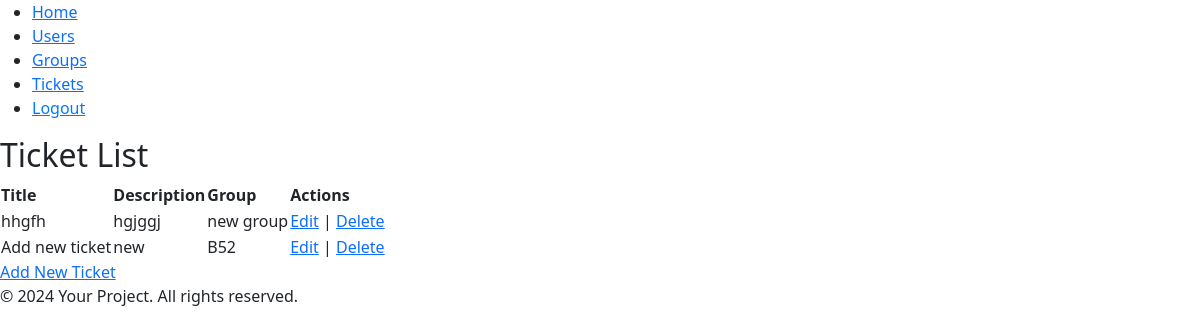
The page /tickets/ (signed in) on the database as committed earlier.
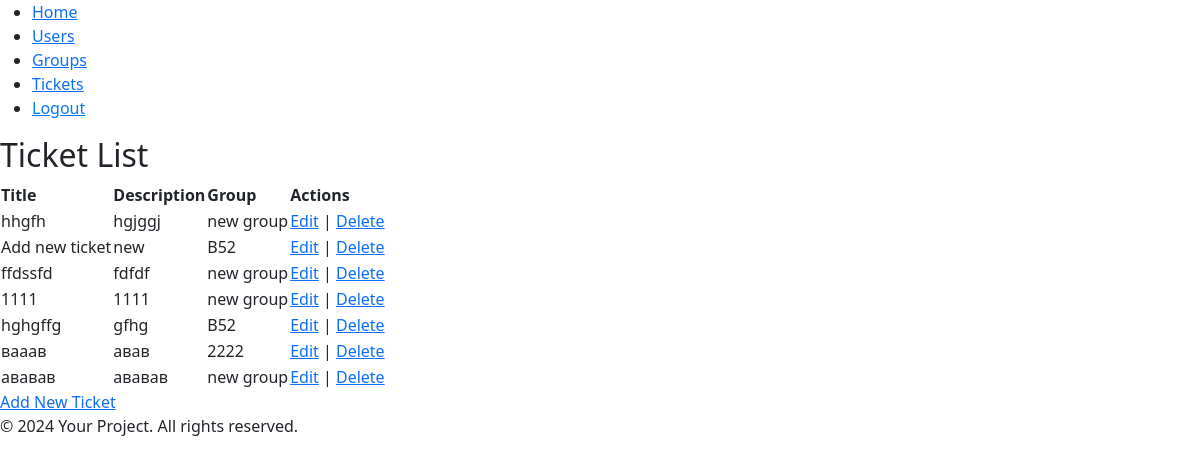
The same page on the database as committed later.
### main/models.py (models this page shows, shortened)
class Ticket(models.Model):
    title = models.CharField(max_length=200)
    description = models.TextField()
    created_at = models.DateTimeField(auto_now_add=True)
    user = models.ForeignKey(User, on_delete=models.CASCADE)
    group = models.ForeignKey(Group, on_delete=models.CASCADE)

class Group(models.Model):
    name = models.CharField(max_length=100)
    description = models.TextField()

### main/views.py (the view)
# urls.py: path('tickets/', views.ticket_list, name='ticket_list'),
@login_required
def ticket_list(request):
    if request.user.role == 'Admin':
        tickets = Ticket.objects.all()
    else:
        tickets = Ticket.objects.filter(group__in=request.user.groups.all())
    return render(request, 'tickets/tickets_list.html', {'tickets': tickets})

### main/templates/tickets/tickets_list.html (shortened to what this page needs)
{% extends 'base.html' %}
{% block content %}
<h2>Ticket List</h2>
<table>
    <tr>
        <th>Title</th>
        <th>Description</th>
        <th>Group</th>
        <th>Actions</th>
    </tr>
    {% for ticket in tickets %}
    <tr>
        <td>{{ ticket.title }}</td>
        <td>{{ ticket.description }}</td>
        <td>{{ ticket.group.name }}</td>
        <td>
            <a href="{% url 'ticket_update' ticket.id %}">Edit</a> |
            <a href="{% url 'ticket_delete' ticket.id %}">Delete</a>
        </td>
    </tr>
    {% endfor %}
</table>
<a href="{% url 'ticket_create' %}">Add New Ticket</a>
{% endblock %}

Rows that differ between the two databases and show on the page:
added Ticket: title "ffdssfd", description "fdfdf", group.name "new group"
added Ticket: title "1111", description "1111", group.name "new group"
added Ticket: title "hghgffg", description "gfhg", group.name "B52"
added Ticket: title "вааав", description "авав", group.name "2222"
added Ticket: title "ававав", description "ававав", group.name "new group"
